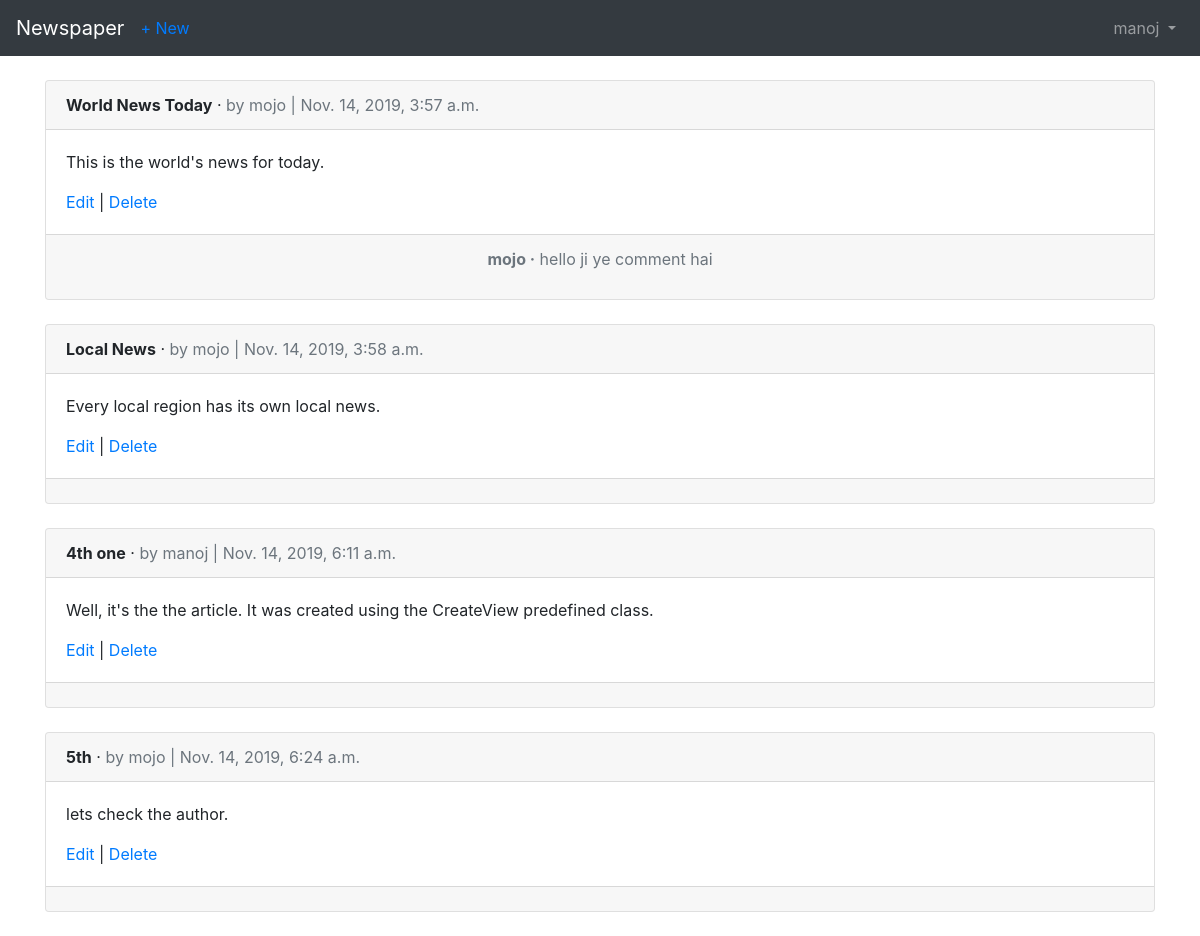
/articles/ (signed in), run on the app's committed database.
### users/models.py (models this page shows)
class CustomUser(AbstractUser):
    age = models.PositiveIntegerField(default = 0)

### articles/models.py (models this page shows, shortened)
class Article(models.Model):
    title = models.CharField(max_length = 255)
    body = models.TextField()
    date = models.DateTimeField(auto_now_add=True)
    author = models.ForeignKey(get_user_model(),on_delete=models.CASCADE)

class Comment(models.Model):
    article = models.ForeignKey(Article, on_delete = models.CASCADE, related_name='comments')
    comment = models.CharField(max_length = 140)
    author = models.ForeignKey(get_user_model(),on_delete=models.CASCADE)
    def __str__(self):
        return self.comment

### articles/views.py (the view)
# urls.py: path('', views.ArticleListView.as_view(), name='article_list'),
class ArticleListView(LoginRequiredMixin, ListView):
    model = models.Article
    template_name = 'article_list.html'
    login_url = 'login'

### templates/article_list.html (shortened to what this page needs)
{% extends 'base.html' %}
{% block content %}
{% for article in  object_list %}
<div class="card">
  <div class="card-header">
    <span class="font-weight-bold">{{article.title}}</span> &middot;
    <span class="text-muted">by {{article.author}} | {{article.date}}</span>
  </div>
  <div class="card-body">
    <p>{{article.body}}</p>
    <a href="{% url 'article_edit' article.pk %}">Edit</a> | <a href="{% url 'article_delete' article.pk %}">Delete</a>
  </div>
  <div class="card-footer text-center text-muted">
    {% for comment in article.comments.all %}
  <p>
    <span class="font-weight-bold">{{comment.author}} &middot</span>
    {{comment}}
  </p>
  {% endfor %}
  </div>
</div>
<br />
{% endfor %}
{% endblock %}

### templates/base.html (shortened to what this page needs)
<!doctype html>
<html lang="en">
<head>
<link rel="stylesheet" href="https://maxcdn.bootstrapcdn.com/bootstrap/4.0.0/css\
/bootstrap.min.css" integrity="sha384-Gn5384xqQ1aoWXA+058RXPxPg6fy4IWvTNh0E263XmFcJl\
SAwiGgFAW/dAiS6JXm">
</head>
<body>
<nav class="navbar navbar-expand-md navbar-dark bg-dark mb-4">
<a class="navbar-brand" href="{% url 'home' %}">Newspaper</a>
{% if user.is_authenticated %}
<ul class="navbar-nav mr-auto">
  <li class="nav-item">
   <a href="{% url 'article_new' %}">+ New</a>
  </li>
</ul>
{% endif %}
<div class="collapse navbar-collapse" id="navbarCollapse">
{% if user.is_authenticated %}
<ul class="navbar-nav ml-auto">
<li class="nav-item">
<a class="nav-link dropdown-toggle" href="#" id="userMenu" data-toggle\
="dropdown" aria-haspopup="true" aria-expanded="false">
{{ user.username }}
</a>
</li>
</ul>
{% else %}
<form class="form-inline ml-auto">
<a href="{% url 'login' %}" class="btn btn-outline-secondary">Log in</a>
<a href="{% url 'signup' %}" class="btn btn-primary ml-2">Sign up</a>
</form>
{% endif %}
</div>
</nav>
<div class="container">
{% block content %}
{% endblock %}
</div>
</body>
</html>

### data on the page
CustomUser: username "manoj"
Article: title "World News Today", author "mojo", date "Nov. 14, 2019, 3:57 a.m.", body "This is the world's news for today."
Comment: author "mojo", comment "hello ji ye comment hai"
Article: title "Local News", author "mojo", date "Nov. 14, 2019, 3:58 a.m.", body "Every local region has its own local news."
Article: title "4th one", author "manoj", date "Nov. 14, 2019, 6:11 a.m.", body "Well, it's the the article. It was created using the CreateView predefined class."
Article: title "5th", author "mojo", date "Nov. 14, 2019, 6:24 a.m.", body "lets check the author."
